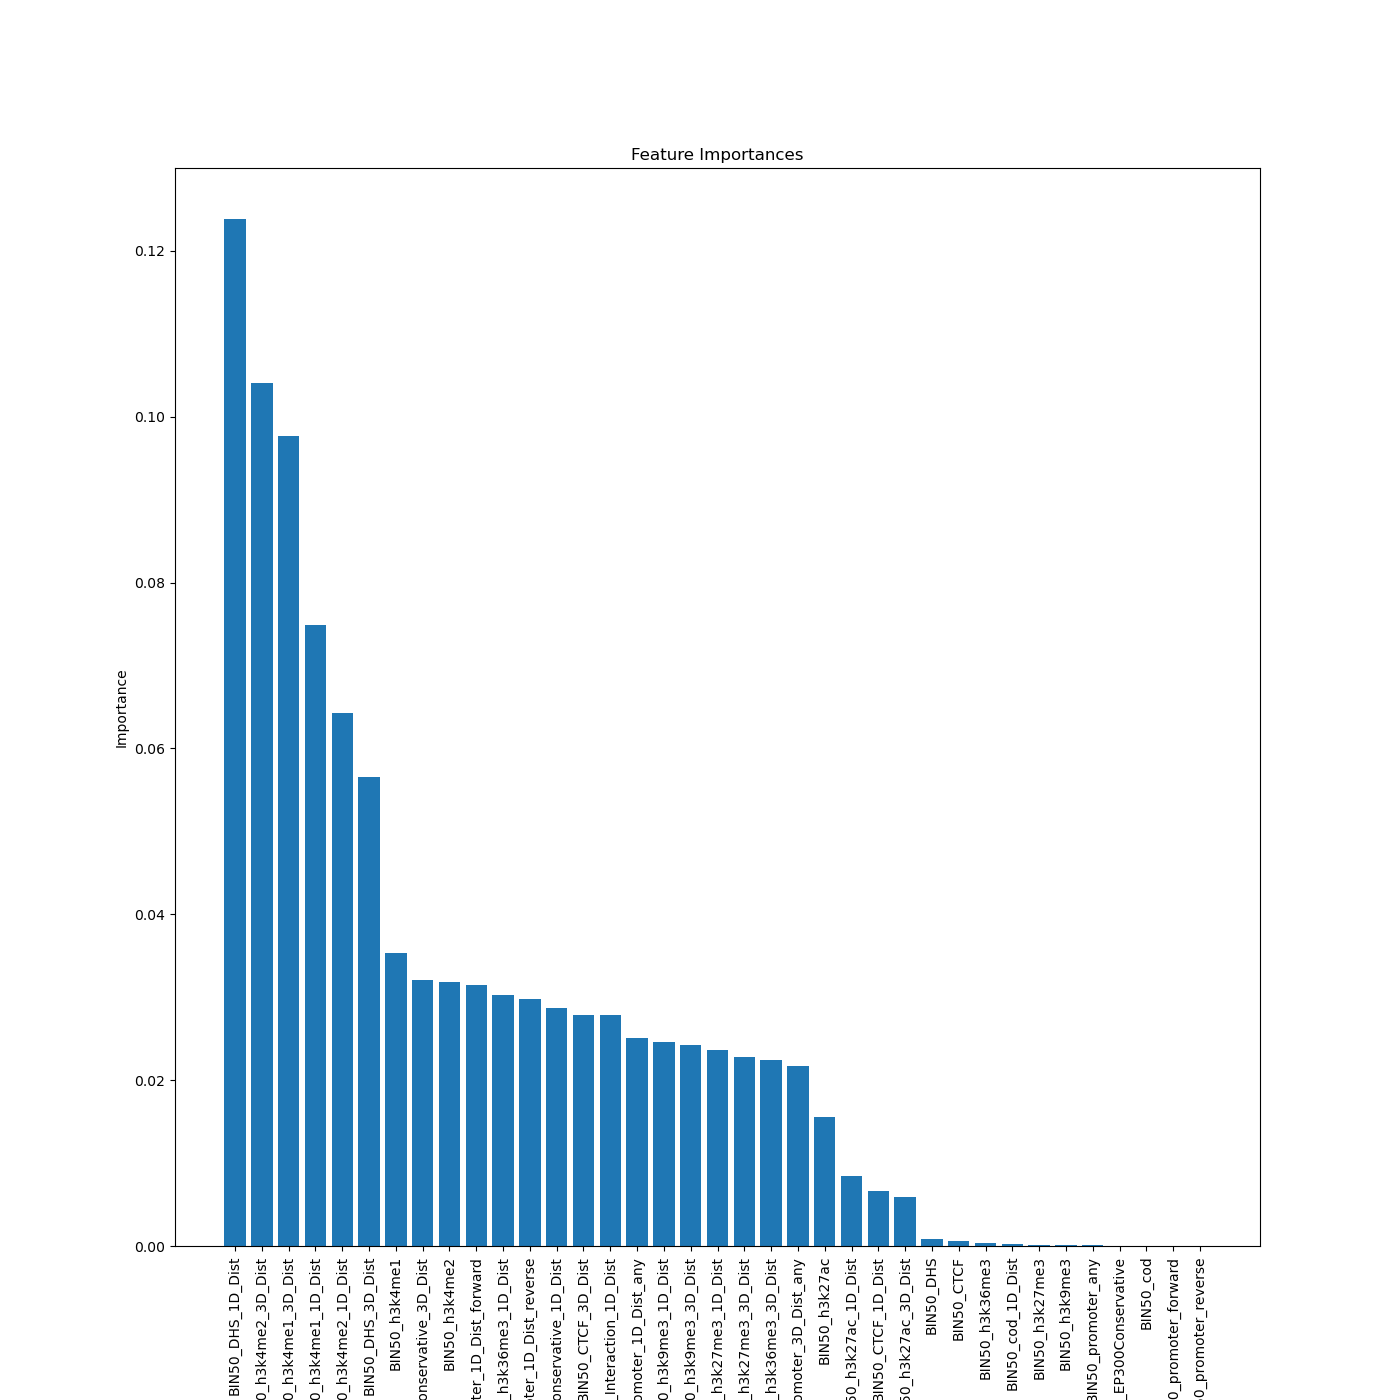

Write Python code to recreate this figure.
import pickle
import os
import numpy as np
import sklearn.ensemble 
import matplotlib.pyplot as plt
model_path = "/scratch/ohh98/Subsampled_Final/random_forest_each/all/model_1.pkl"

# Load the model from the pickle file
with open(model_path, 'rb') as file:
    model = pickle.load(file)

input_dir = '/scratch/ohh98/Subsampled_Final/'
chr_folder = 'all'
data_dir = os.path.join(input_dir, chr_folder)

# Load feature data
feature_names = []

for file in os.listdir(data_dir):
    if file.startswith('BIN50_') and file.endswith('.npy') and (file != 'BIN50_enhancer_atlas.npy'  and not file.startswith("BIN50_enhancer_atlas")):
        feature_name = file.split('.')[0]
        feature_names.append(feature_name)
print(feature_names)
# Extract feature importances
feature_importances = model.feature_importances_

# Sort feature importances in descending order for better visualization
indices = np.argsort(feature_importances)[::-1]

# Plot the feature importances
plt.figure(figsize=(14, 14))
plt.bar(range(len(feature_importances)), feature_importances[indices], align='center')
plt.xticks(range(len(feature_importances)), [feature_names[i] for i in indices], rotation=90)
plt.title('Feature Importances')
plt.xlabel('Features')
plt.ylabel('Importance')
plt.savefig("important_features.png")